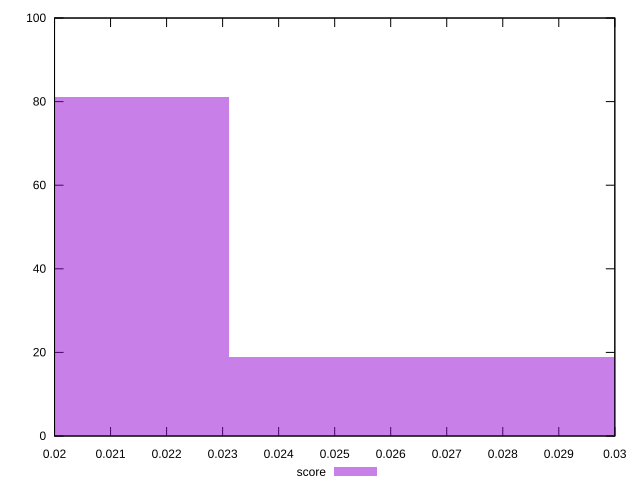

This chart was generated by the following gnuplot code:
reset

$score <<EOF
0.02774259328869149 19
0.018495062192460995 81
EOF

set key outside below
set boxwidth 0.009247531096230497
set xrange [0.02:0.03]
set yrange [0:100]
set trange [0:100]
set style fill transparent solid 0.5 noborder
set terminal svg size 640, 490 enhanced background rgb 'white'
set output "report_00017_2021-02-10T15-08-03.406Z/uses-long-cache-ttl/samples/pages/score/histogram.svg"

plot $score title "score" with boxes

reset
